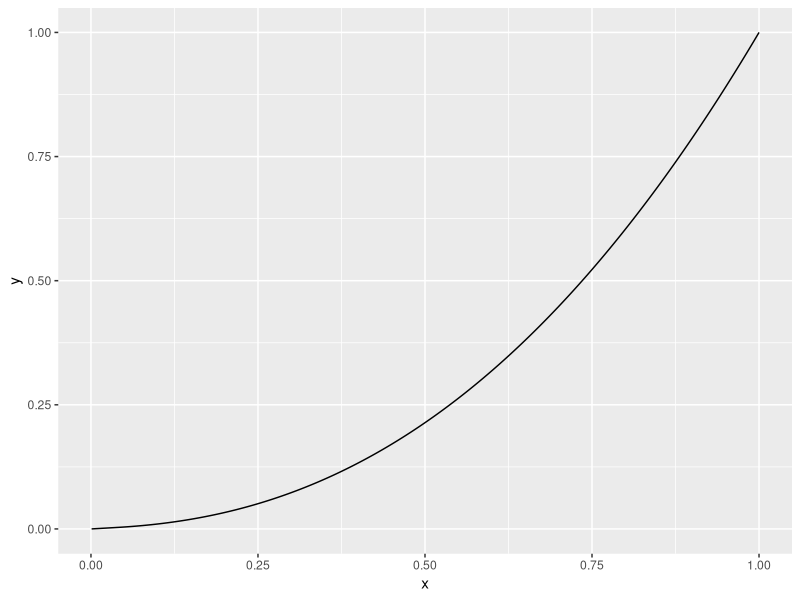
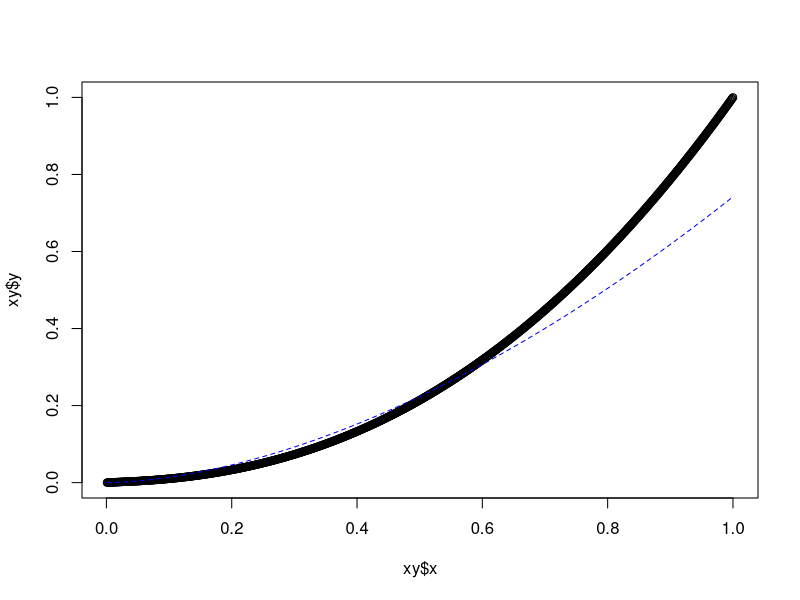
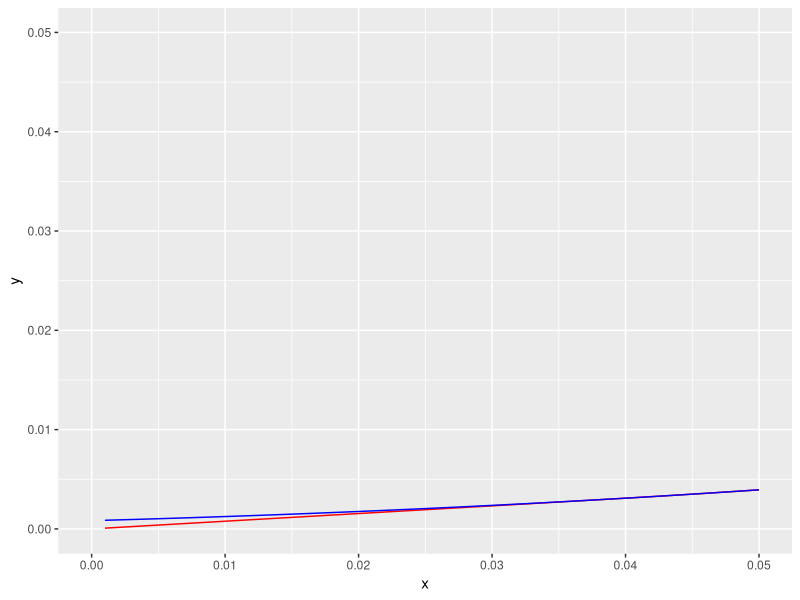

Reproduce these figures in R, in order.
# Scratching file

library(magrittr)

# This is where I play around with ideas before committing them to functions and discrete code files

# First I want a function for Hex to RGB. This is so that I can then
# go from RGB to XYZ tristimulus

# Turns out this is in base R

# Sample Hex value: #bab598 has RGB (186,181,152) and XYZ (42.44, 45.75, 36.30)
colour = "#bab598"
vec_RGB <- col2rgb(col = colour, alpha = FALSE)

# Now from rgb to XYZ, which would be a great thing
# For this we need to know that WCAG uses the sRGB working space
# which uses the D65 reference white.

# The matrix transformations are fairly standard. These are from
# either ASTM E308-01 or Wzszecki & Stiles Colour Science)

# So I propose a series of functions to convert RGB to XYZ giving known 
# RGB working spaces and reference white. Each working space has a defined
# reference white, but the function should be able to handle conversion 
# between references, using the Bradford method: rather than calculating 
# it will simply use the matrix of conversion.

# This will be supported by a series of tables holding information
# on the primaries.

# This can be done later. For the meantime simply working out the contrast 
# ratio between two RGB colours

## Relative Luminance
# We will simply assume that we are in the sRGB space for ease, as this
# is what is used in the WCAG, in which case luminance

# Get Hex
colour = "#bab598"
# Hex to RGB
temp_RGB <- col2rgb(col = colour, alpha = FALSE)/255
vec_RGB <- data.frame(V = c(temp_RGB[1], temp_RGB[2], temp_RGB[3])) %>% 
  dplyr::mutate(V_L = dplyr::case_when(
    V <= 0.04045 ~ V/12.92,
    TRUE ~ ((V+0.055)/1.055)^2.4
  ))
L = 0.2126*vec_RGB[1,2]+0.7152*vec_RGB[2,2]+0.0722*vec_RGB[3,2]

# In a function
fn_HexToLuminance <- function(hex){
  
  temp_RGB <- col2rgb(col = hex, alpha = FALSE)/255
  vec_RGB <- data.frame(V = c(temp_RGB[1], temp_RGB[2], temp_RGB[3])) %>% 
    dplyr::mutate(V_L = dplyr::case_when(
      V <= 0.04045 ~ V/12.92,
      TRUE ~ ((V+0.055)/1.055)^2.4
    ))
  L = 0.2126*vec_RGB[1,2]+0.7152*vec_RGB[2,2]+0.0722*vec_RGB[3,2]
  
  return(L)
}

fn_HexToLuminance("#bab598")

# Now to test aspect ratio for two hex colours
fn_ContrastRatio <- function(hex1, hex2){
  La = fn_HexToLuminance(hex1)
  Lb = fn_HexToLuminance(hex2)
  
  L1 = max(La,Lb)
  L2 = min(La,Lb)
  
  CR = (L1 + 0.05)/(L2 + 0.05)
  
  return(CR)
}

# Test!

fn_ContrastRatio("#bab598","#deface")
# Correct compared to WCAG website

# Now the reverse ... if I have a reference colour, what other colours pass the
# colour contrast threshold? And then can I define a set of colours that tile
# space with these minimum distances?

# What if we could populate points within the RGB space, such that the 
# edge weight joining the points is the contrast ratio and never is 
# lower than 4.6 (the limit + 0.1

fn_HexToLuminance("#bab598")
fn_HexToLuminance("#deface")



## Investigating that first transformation from RGB_s to RGB

xy <- data.frame(x = seq(0.001,1,0.001)) %>% 
  dplyr::mutate(y = dplyr::case_when(
    x <= 0.04045 ~ x/12.92,
    TRUE ~ ((x+0.055)/1.055)^2.4
  ))

ggplot2::ggplot(data = xy,
                ggplot2::aes(x = x, y = y)) +
  ggplot2::geom_line()

# That's a pretty damn smooth response curve, so perhaps it can be 
# approximated. Let's try power regression
lm1 <- lm(log(xy$y) ~ log(xy$x))
summary(lm1)

z = exp(1.729695*log(xy$x)-0.298431)
plot(xy$x, xy$y)
lines(xy$x, z, col = "blue", lty = 2)
# Nope, not a good model at all

# Let's try just using the same power curve for all values of x
xyz <- data.frame(x = seq(0.001,1,0.001)) %>% 
  dplyr::mutate(y = dplyr::case_when(
    x <= 0.04045 ~ x/12.92,
    TRUE ~ ((x+0.055)/1.055)^2.4
  ),
  z = ((x+0.055)/1.055)^2.4)

ggplot2::ggplot(data = xyz) +
  ggplot2::geom_line(ggplot2::aes(x, y), colour = "red") +
  ggplot2::geom_line(ggplot2::aes(x, z), colour = "blue") +
  ggplot2::scale_x_continuous(limits = c(0,0.05)) +
  ggplot2::scale_y_continuous(limits = c(0,0.05))

# Utterly tiny result difference